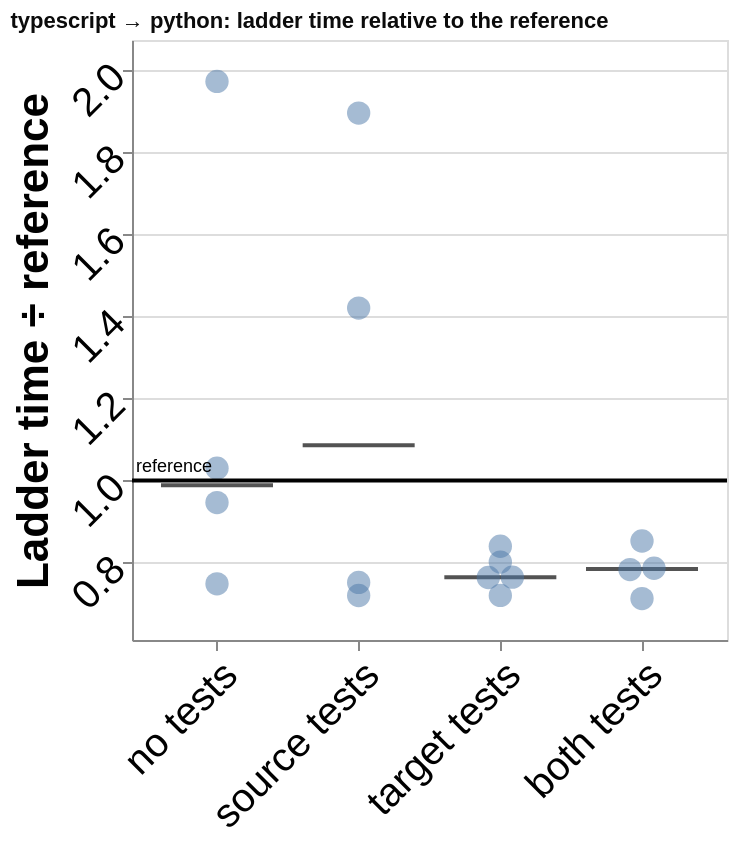

This figure's Vega-Lite source:
### Vega-Lite specification from a JSON file in a GitHub repository (floating-point values rounded to 4 significant figures)
{"config": {"view": {"continuousWidth": 300, "continuousHeight": 300}, "axis": {"labelAngle": -45}}, "layer": [{"data": {"name": "data-580a46a7f2152375b08d86dd0a449b02"}, "mark": {"type": "tick", "color": "#0b0b0b", "opacity": 0.7, "size": 56, "thickness": 2}, "encoding": {"x": {"field": "condition", "sort": ["no tests", "source tests", "target tests", "both tests"], "title": null, "type": "nominal", "axis": {"labelFontSize": 20}}, "xOffset": {"field": "nudge", "scale": {"domain": [-2, 2], "range": [4.333, 52.33]}, "title": null, "type": "quantitative"}, "y": {"field": "value", "scale": {"domain": [0.6115, 2.073], "nice": false}, "title": "Ladder time ÷ reference", "type": "quantitative", "axis": {"labelFontSize": 20, "titleFontSize": 22}}}}, {"data": {"name": "data-f7d490249c51e770f621fa97884bdf05"}, "mark": {"type": "point", "filled": true, "opacity": 0.5, "size": 136}, "encoding": {"tooltip": [{"field": "port", "title": "run", "type": "nominal"}, {"field": "value", "format": ".2f", "title": "ladder time ÷ reference", "type": "quantitative"}, {"field": "ladder_rungs_completed", "title": "rungs completed", "type": "quantitative"}, {"field": "ladder_total_ms", "format": ",.1f", "title": "total ms", "type": "quantitative"}], "x": {"field": "condition", "sort": ["no tests", "source tests", "target tests", "both tests"], "title": null, "type": "nominal", "axis": {"labelFontSize": 20}}, "xOffset": {"field": "nudge", "scale": {"domain": [-2, 2], "range": [4.333, 52.33]}, "title": null, "type": "quantitative"}, "y": {"field": "value", "scale": {"domain": [0.6115, 2.073], "nice": false}, "title": "Ladder time ÷ reference", "type": "quantitative", "axis": {"labelFontSize": 20, "titleFontSize": 22}}}}, {"data": {"name": "data-a630986baac081710e889288b28dd2bb"}, "mark": {"type": "rule", "color": "black", "strokeWidth": 2}, "encoding": {"y": {"field": "value", "scale": {"domain": [0.6115, 2.073], "nice": false}, "title": "Ladder time ÷ reference", "type": "quantitative", "axis": {"labelFontSize": 20, "titleFontSize": 22}}}}, {"data": {"name": "data-a630986baac081710e889288b28dd2bb"}, "mark": {"type": "text", "align": "left", "baseline": "bottom", "dy": -2, "fontSize": 9}, "encoding": {"text": {"field": "label", "type": "nominal"}, "x": {"value": 2}, "y": {"field": "value", "scale": {"domain": [0.6115, 2.073], "nice": false}, "title": "Ladder time ÷ reference", "type": "quantitative", "axis": {"labelFontSize": 20, "titleFontSize": 22}}}}], "height": 300, "title": {"text": "typescript → python: ladder time relative to the reference", "anchor": "start", "color": "#0b0b0b", "fontSize": 11}, "width": 297.5, "$schema": "https://vega.github.io/schema/vega-lite/v6.4.1.json", "datasets": {"data-580a46a7f2152375b08d86dd0a449b02": [{"condition": "no tests", "value": 0.9882, "nudge": 0.0}, {"condition": "source tests", "value": 1.086, "nudge": 0.0}, {"condition": "target tests", "value": 0.7645, "nudge": 0.0}, {"condition": "both tests", "value": 0.7846, "nudge": 0.0}], "data-f7d490249c51e770f621fa97884bdf05": [{"run_id": "20260908T234247Z_2da5a2c0", "condition": "no tests", "ladder_rungs_completed": 16, "ladder_total_ms": 416.1, "value": 1.03, "reference": 1.0, "port": "2da5a2c0", "nudge": 0.0}, {"run_id": "20260909T015142Z_f8ca89ff", "condition": "no tests", "ladder_rungs_completed": 16, "ladder_total_ms": 409.9, "value": 0.9463, "reference": 1.0, "port": "f8ca89ff", "nudge": 0.0}, {"run_id": "20260909T035041Z_2d7fbef6", "condition": "no tests", "ladder_rungs_completed": 16, "ladder_total_ms": 370.1, "value": 0.7483, "reference": 1.0, "port": "2d7fbef6", "nudge": 0.0}, {"run_id": "20260909T140517Z_670261ce", "condition": "no tests", "ladder_rungs_completed": 18, "ladder_total_ms": 20950.0, "value": 1.972, "reference": 1.0, "port": "670261ce", "nudge": 0.0}, {"run_id": "20260909T013603Z_054a84ca", "condition": "source tests", "ladder_rungs_completed": 16, "ladder_total_ms": 359.5, "value": 0.7198, "reference": 1.0, "port": "054a84ca", "nudge": 0.0}, {"run_id": "20260909T134433Z_3f62598c", "condition": "source tests", "ladder_rungs_completed": 16, "ladder_total_ms": 366.2, "value": 0.7517, "reference": 1.0, "port": "3f62598c", "nudge": 0.0}, {"run_id": "20260909T154949Z_461ef9c5", "condition": "source tests", "ladder_rungs_completed": 16, "ladder_total_ms": 496.0, "value": 1.42, "reference": 1.0, "port": "461ef9c5", "nudge": 0.0}, {"run_id": "20260909T190508Z_7c1544c0", "condition": "source tests", "ladder_rungs_completed": 16, "ladder_total_ms": 575.0, "value": 1.895, "reference": 1.0, "port": "7c1544c0", "nudge": 0.0}, {"run_id": "20260909T012246Z_fbe56704", "condition": "target tests", "ladder_rungs_completed": 16, "ladder_total_ms": 372.7, "value": 0.7645, "reference": 1.0, "port": "fbe56704", "nudge": 0.5}, {"run_id": "20260909T032340Z_f01d5496", "condition": "target tests", "ladder_rungs_completed": 16, "ladder_total_ms": 364.3, "value": 0.7201, "reference": 1.0, "port": "f01d5496", "nudge": 0.0}, {"run_id": "20260909T133702Z_8305aa82", "condition": "target tests", "ladder_rungs_completed": 16, "ladder_total_ms": 388.2, "value": 0.8398, "reference": 1.0, "port": "8305aa82", "nudge": 0.0}, {"run_id": "20260909T154334Z_609edff1", "condition": "target tests", "ladder_rungs_completed": 16, "ladder_total_ms": 369.7, "value": 0.7637, "reference": 1.0, "port": "609edff1", "nudge": -0.5}, {"run_id": "20260909T185402Z_14873f98", "condition": "target tests", "ladder_rungs_completed": 16, "ladder_total_ms": 379.6, "value": 0.8012, "reference": 1.0, "port": "14873f98", "nudge": 0.0}, {"run_id": "20260909T011452Z_9f286468", "condition": "both tests", "ladder_rungs_completed": 16, "ladder_total_ms": 372.3, "value": 0.7861, "reference": 1.0, "port": "9f286468", "nudge": 0.5}, {"run_id": "20260909T132655Z_2a16d72b", "condition": "both tests", "ladder_rungs_completed": 16, "ladder_total_ms": 391.4, "value": 0.8526, "reference": 1.0, "port": "2a16d72b", "nudge": 0.0}, {"run_id": "20260909T153339Z_9de9fd66", "condition": "both tests", "ladder_rungs_completed": 16, "ladder_total_ms": 379.5, "value": 0.783, "reference": 1.0, "port": "9de9fd66", "nudge": -0.5}, {"run_id": "20260909T184722Z_089a4294", "condition": "both tests", "ladder_rungs_completed": 16, "ladder_total_ms": 365.2, "value": 0.7123, "reference": 1.0, "port": "089a4294", "nudge": 0.0}], "data-a630986baac081710e889288b28dd2bb": [{"value": 1.0, "label": "reference"}]}}
